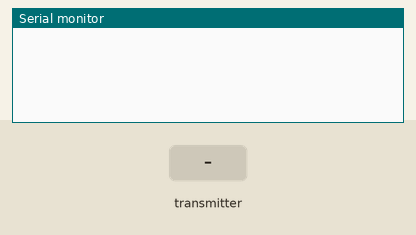
Simulated run of this sketch. Board: Arduino Uno, built with avr-gcc and run on an emulated ATmega328P. Parts: the last lines printed to the serial monitor. Inputs (shaded band) come from the test bench. No radio packets arrive unless stated.

Above: at 1.2 s.
1.3 s: the transmitter starts sending rAnalogValue = 0
At 1.37 s:
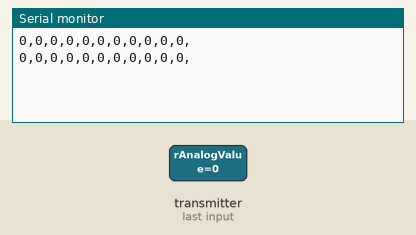
6.2 s: the transmitter starts sending bAnalogValue = 256
At 6.32 s:
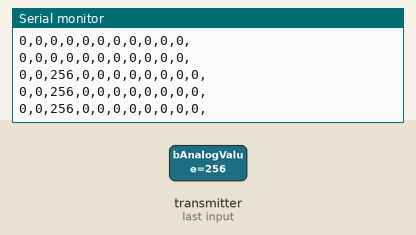

Measured:
- after the input at 1.3 s, the serial monitor: prints a new line at once (image 1)
- after the input at 6.2 s, the serial monitor: prints a new line at once (image 2)

The sketch:

receiver.ino
```cpp
//RECEIVER
#include <SPI.h>
#include "nRF24L01.h"
#include "RF24.h"

RF24 radio(9,10);
const uint64_t pipe = 0xE8E8F0F0E1LL;

struct packet
{
   int rAnalogValue,gAnalogValue,bAnalogValue,tAnalogValue,
       xAnalogValue,yAnalogValue,
       buttonValue[5];
};

packet packetInstance;

void debug()
{
   Serial.print(packetInstance.rAnalogValue);
   Serial.print(", ");
   Serial.print(packetInstance.gAnalogValue);
   Serial.print(", ");
   Serial.print(packetInstance.bAnalogValue);
   Serial.print(", ");
   Serial.print(packetInstance.tAnalogValue);
   Serial.print(", ");
   Serial.print(packetInstance.xAnalogValue);
   Serial.print(", ");
   Serial.print(packetInstance.yAnalogValue);
   Serial.print(", ");
   for(int i = 0; i<5; i++)
   {
      Serial.print(packetInstance.buttonValue[i]);
      Serial.print(", ");
   }
   Serial.println();
}

String convertToString()
{
   String convertedPacket;
   convertedPacket += String(packetInstance.rAnalogValue);
   convertedPacket += ",";
   convertedPacket += String(packetInstance.gAnalogValue);
   convertedPacket += ",";
   convertedPacket += String(packetInstance.bAnalogValue);
   convertedPacket += ",";
   convertedPacket += String(packetInstance.tAnalogValue);
   convertedPacket += ",";
   convertedPacket += String(packetInstance.xAnalogValue);
   convertedPacket += ",";
   convertedPacket += String(packetInstance.yAnalogValue);
   convertedPacket += ",";
   for(int i = 0; i<5; i++)
   {
      convertedPacket += String(packetInstance.buttonValue[i]);
      convertedPacket += ",";
   }
   return convertedPacket;
}

void setup(void)
{
 Serial.begin(9600);
 radio.begin();
 radio.openReadingPipe(1,pipe);
 radio.startListening();
}

void loop(void){
  if (radio.available())
  {
    //Read data from transmitter(Controller).
    radio.read(&packetInstance, sizeof(packet));
    //Convert struct to string for sending.
    String convertedString = convertToString();
    //Debug string.
    Serial.println(convertedString);
    //Send data to processing application.
  }
}
```
